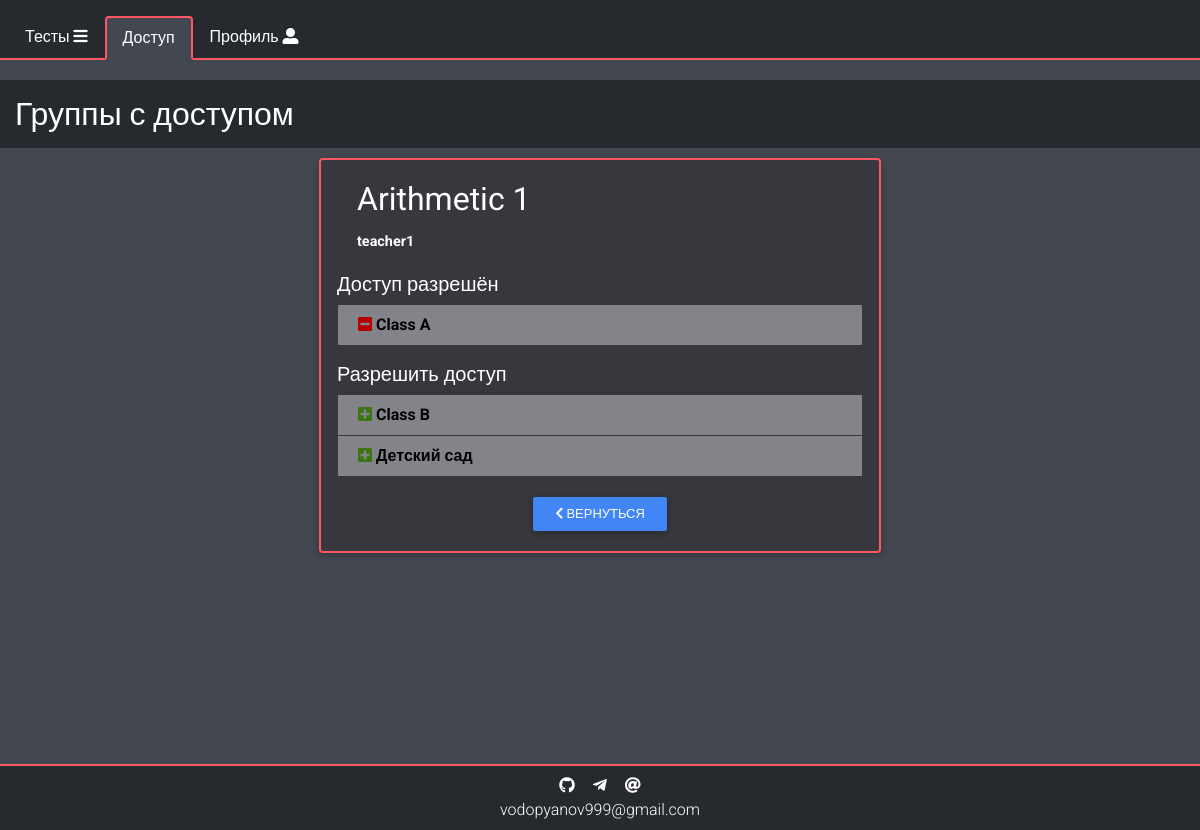
Page /test_to_groups/1 (signed in) on the committed database.
### data/tests.py (models this page shows, shortened)
class Test(SqlAlchemyBase):
    __tablename__ = 'tests'
    id = sqlalchemy.Column(sqlalchemy.Integer,
                           primary_key=True, autoincrement=True)
    name = sqlalchemy.Column(sqlalchemy.String, nullable=False)
    description = sqlalchemy.Column(sqlalchemy.String, nullable=True)
    creator_id = sqlalchemy.Column(sqlalchemy.Integer, sqlalchemy.ForeignKey("users.id"))
    creator = orm.relation("User")
    questions = orm.relation("Question", back_populates='test')
    statistics = orm.relation("Result", back_populates='test')
    groups = orm.relation("Group",
                          secondary="groups_to_tests")

### data/users.py (models this page shows, shortened)
class User(SqlAlchemyBase, UserMixin):
    __tablename__ = 'users'
    id = sqlalchemy.Column(sqlalchemy.Integer,
                           primary_key=True, autoincrement=True)
    nickname = sqlalchemy.Column(sqlalchemy.String, unique=True, nullable=False)
    hashed_password = sqlalchemy.Column(sqlalchemy.String, nullable=True)
    creator_id = sqlalchemy.Column(sqlalchemy.Integer, sqlalchemy.ForeignKey("users.id"))
    type_id = sqlalchemy.Column(sqlalchemy.Integer,
                                sqlalchemy.ForeignKey("user_types.id"), default=3)
    secret_code = sqlalchemy.Column(sqlalchemy.String, nullable=False)
    chat_id = sqlalchemy.Column(sqlalchemy.Integer, nullable=True, default=0)
    results = orm.relation("Result", back_populates='user')
    user_type = orm.relation("UserType")
    notifications = orm.relation("Notification", back_populates='user')
    created = orm.relation("User")
    tests = orm.relation("Test", back_populates='creator')
    created_groups = orm.relation("Group", back_populates='creator')
    groups = orm.relation("Group",
                          secondary="groups_to_users")

### data/groups.py (models this page shows, shortened)
class Group(SqlAlchemyBase):
    __tablename__ = 'groups'
    id = sqlalchemy.Column(sqlalchemy.Integer,
                           primary_key=True, autoincrement=True)
    name = sqlalchemy.Column(sqlalchemy.Text, nullable=True)
    creator_id = sqlalchemy.Column(sqlalchemy.Integer, sqlalchemy.ForeignKey("users.id"))
    creator = orm.relation("User")
    users = orm.relation("User",
                         secondary="groups_to_users")
    tests = orm.relation("Test",
                         secondary="groups_to_tests",
                         backref="group")

### main.py (the view)
@app.route('/test_to_groups/<int:test_id>')
def show_test_to_groups(test_id):
    code = 0
    groups = []
    edit = False
    db = db_session.create_session()
    test = db.query(Test).get(test_id)
    if not test:
        code = 1
    elif not is_allowed(test, current_user) and current_user.type_id != 1 or current_user.type_id == 3:
        code = 2
    else:
        groups = db.query(Group).filter(~Group.id.in_(list(group.id for group in test.groups))).all()
        edit = test.creator == current_user or current_user.type_id == 1
    return render_template("test_to_groups.html",
                           title="Группы с доступом",
                           test=test,
                           edit=edit,
                           groups=groups,
                           other=f"/test_to_groups/{test_id}",
                           other_title="Доступ",
                           code=code)

### data/db_session.py (called while the page is built)
def create_session() -> Session:
    global __factory
    return __factory()

### main.py (called while the page is built)
@login_manager.user_loader
def load_user(user_id):
    session = db_session.create_session()
    session.expire_on_commit = False
    return session.query(User).get(user_id)

def is_allowed(test, user):
    return any(list(group.id in list(i.id for i in test.groups)
                    for group in user.groups)) \
           or test.creator == current_user \
           or current_user.type_id == 1

### templates/test_to_groups.html (shortened to what this page needs)
{% extends "base.html" %}
{% block content %}
<div class="row">
    {% if code == 0%}
    <h2 class="header col-12">{{title}}</h2>
    <div class="col-12 col-md-10 col-lg-8 col-xl-6 mx-auto">
        <div class="group-container mx-auto px-1 pb-3" id="{{test.id}}">
            <div class="card px-3 py-0">
                <div class="card-body align-items-center">
                    <h2 class="card-title d-flex justify-content-between align-items-center">
                        {{test.name}}
                    </h2>
                    <p class="card-text {% if current_user == test.creator %}list-item-dark font-light no-hover p-1 rounded {% endif %}">
                        <b>
                            {{test.creator.nickname}}
                        </b>
                    </p>
                </div>
                <h5 class="font-light">Доступ разрешён</h5>
                <ul class="list list-group pb-3">
                    {% if test.groups %}
                        {% for group in test.groups %}
                        <li class="list-group-item py-2 d-flex justify-content-between align-items-center">
                            <b>
                                {% if edit %}
                                <a href="/remove_group_from_test/{{test.id}}/{{group.id}}" title="Закрыть доступ" class="delete-link">
                                    <i class="fas fa-minus-square"></i>
                                </a>
                                {% endif %}
                                {% if current_user.type_id != 3 %}
                                <a class="font-dark" href="/groups/{{group.id}}">
                                    {{group.name}}
                                </a>
                                {% else %}
                                {{group.name}}
                                {% endif %}
                            </b>
                        </li>
                        {% endfor %}
                    {% else %}
                        <li class="list-group-item danger py-2">Ни у одной группы нет доступа</li>
                    {% endif %}
                </ul>
                <h5 class="font-light">
                    {% if edit %}
                        Разрешить доступ
                    {% else %}
                        Доступ запрещён
                    {% endif %}
                </h5>
                <ul class="list list-group pb-3">
                    {% if groups %}
                        {% for group in groups %}
                        <li class="list-group-item py-2 d-flex justify-content-between align-items-center">
                            <b>
                                {% if edit %}
                                <a href="/add_group_to_test/{{test.id}}/{{group.id}}" title="Добавить" class="add-link">
                                    <i class="fas fa-plus-square"></i>
                                </a>
                                {% endif %}
                                {% if current_user.type_id != 3 %}
                                <a class="font-dark" href="/groups/{{group.id}}">
                                    {{group.name}}
                                </a>
                                {% else %}
                                {{group.name}}
                                {% endif %}
                            </b>
                        </li>
                        {% endfor %}
                    {% else %}
                        <li class="list-group-item danger py-2">У всех групп есть доступ</li>
                    {% endif %}
                </ul>
                <div class="text-center mb-3">
                    <a href="/" class="m-1 btn btn-primary"><i class="fas fa-chevron-left"></i> Вернуться</a>
                </div>
            </div>
        </div>
        {% elif code == 1%}
        <div class="alert alert-danger col-10 m-4">
            <h3>Пусто!</h3>
            <p>Похоже, такого теста нет</p>
        </div>
        {% else %}
        {% include 'go_away.html' %}
        {% endif %}
    </div>
</div>
{% endblock %}

### static/css/variables.css (style rules this page uses)
:root { --a: #26292e; --b: #ff5564; --c: #36383e; --d: #60636a; --e: #51535c; --f: #82848a; --g: #43474f; --background: var(--g); --font-dark: #000; --font-light: #fff; --link-font: #44a4ff; --test-border: var(--a); --test-font: #fff; --test-description-font: #d8d8d8; --test-background: var(--d); --question-border: var(--a); --question-border-chosen: var(--b); --question-background: var(--c); --question-answer-background: var(--f); --question-chosen: #659e3a; --question-font: #fff; --question-font-header: #e0e0e0; --question-answer-font: #000; --result-border: var(--f); --result-background-dark: var(--a); --result-background-light: var(--c); --result-font: #fff; --result-correct: #629c53; --result-incorrect: #7d4949; --result-font-correct: #fff; --nav-border: var(--b); --nav-border-hover: var(--a); --nav-border-width: 2px; --nav-background: var(--a); --nav-background-active: var(--g); --nav-background-hover: var(--c); --nav-font: #fff; --nav-font-active: #fff; --nav-font-hover: #fff; --list-item-border: var(--c); --list-item-font: #fff; --list-item-notification-font: #000; --list-item-dark-font-hover: #000; --list-item-background: var(--f); --list-item-background-dark: var(--e); --list-item-notification-background: #bfbfbf; --list-item-background-dark-hover: var(--f); --list-item-profile-font-hover: #fff; --list-item-profile-background-hover: var(--f); --list-item-danger: #dc3545; --header-background: var(--a); --header-font: #fff; --success: #3c7510; --btn-danger: #c11324; --delete-link: #b70000; --contacts-background: var(--a); --contacts-font: #fff; --contacts-font-hover: #aaa; --card-background: var(--c); --card-border: var(--b); --card-font: #fff; }

### static/css/list-items.css (style rules this page uses)
.list-group-item { background-color: var(--list-item-background); border-color: var(--list-item-border); margin: 0; cursor: default; }
.list-group-item a { text-decoration: none; }

### static/css/utilities.css (style rules this page uses)
html { overflow: auto; }
body { background-color: var(--background); overflow-y: scroll; overflow-x: hidden; font-family: "Roboto",sans-serif; font-weight: 300; }
.font-light { color: var(--font-light)!important; }
.font-dark { color: var(--font-dark)!important; }
.header { margin-top: 20px; padding: 15px; background-color: var(--header-background); margin-bottom: 10px; color: var(--header-font); }
.card-text { cursor: default; }
.btn { padding: .44rem 1.4rem; }
.delete-link { color: var(--delete-link); }
.add-link { color: var(--success); }
.card-title, .card-text { color: var(--card-font)!important; }
.card { background-color: var(--card-background); border: 2px solid var(--card-border); }

### rows in the picture
Test: name "Arithmetic 1"
User: creator.nickname "teacher1"
Group: name "Class A"
Group: name "Class B"
Group: name "Детский сад"

### other values in the picture
{{ other_title }} "Доступ"
{{ title }} "Группы с доступом"
